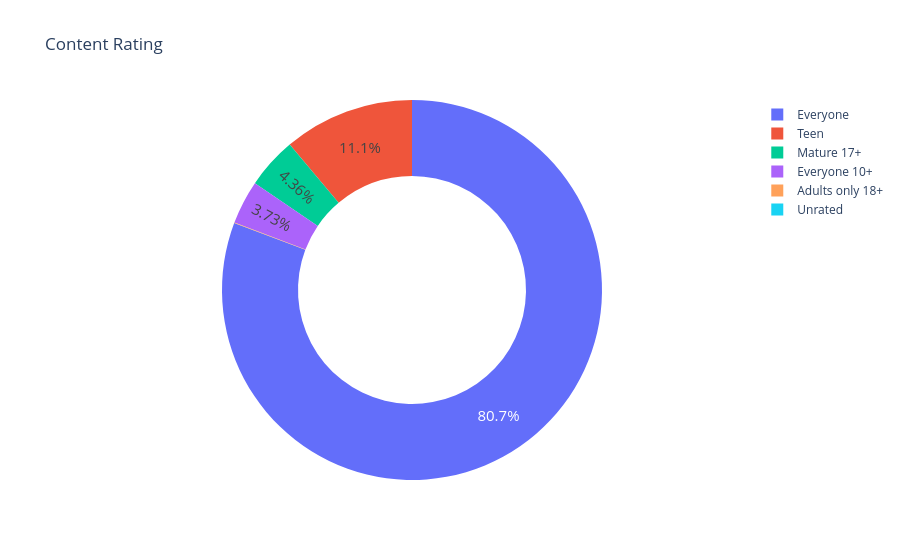

Here is the notebook cell this chart was saved with:
### Markdown cell above
## Step 7: Content rating as a donut chart

### Code cell
charts.content_rating_donut(df).show()

### Figure 1 — Plotly figure (JSON) as saved in the notebook; plotly's stock layout.template omitted (floating-point values rounded to 4 significant figures)
{"data": [{"domain": {"x": [0, 1], "y": [0, 1]}, "hole": 0.6, "hovertemplate": "label=%{label}<br>value=%{value}<extra></extra>", "labels": ["Everyone", "Teen", "Mature 17+", "Everyone 10+", "Adults only 18+", "Unrated"], "legendgroup": "", "name": "", "showlegend": true, "textfont": {"size": 15}, "textinfo": "percent", "textposition": "inside", "type": "pie", "values": [6607, 911, 357, 305, 3, 1]}], "layout": {"legend": {"tracegroupgap": 0}, "title": {"text": "Content Rating"}}}
